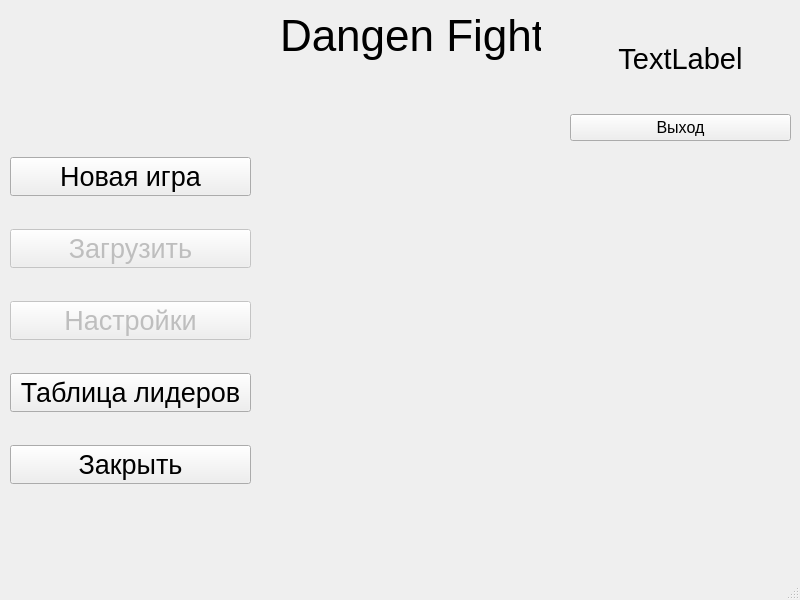
<?xml version="1.0" encoding="UTF-8"?>
<ui version="4.0">
 <class>MainWindow</class>
 <widget class="QMainWindow" name="MainWindow">
  <property name="geometry">
   <rect>
    <x>0</x>
    <y>0</y>
    <width>800</width>
    <height>600</height>
   </rect>
  </property>
  <property name="windowTitle">
   <string>MainWindow</string>
  </property>
  <widget class="QWidget" name="centralwidget">
   <widget class="QWidget" name="verticalLayoutWidget">
    <property name="geometry">
     <rect>
      <x>10</x>
      <y>130</y>
      <width>241</width>
      <height>381</height>
     </rect>
    </property>
    <layout class="QVBoxLayout" name="verticalLayout">
     <item>
      <widget class="QPushButton" name="btn_NewGame">
       <property name="font">
        <font>
         <pointsize>20</pointsize>
        </font>
       </property>
       <property name="text">
        <string>Новая игра</string>
       </property>
      </widget>
     </item>
     <item>
      <widget class="QPushButton" name="btn_Load">
       <property name="enabled">
        <bool>false</bool>
       </property>
       <property name="font">
        <font>
         <pointsize>20</pointsize>
        </font>
       </property>
       <property name="text">
        <string>Загрузить</string>
       </property>
      </widget>
     </item>
     <item>
      <widget class="QPushButton" name="btn_Settings">
       <property name="enabled">
        <bool>false</bool>
       </property>
       <property name="font">
        <font>
         <pointsize>20</pointsize>
        </font>
       </property>
       <property name="text">
        <string>Настройки</string>
       </property>
      </widget>
     </item>
     <item>
      <widget class="QPushButton" name="btn_ScoreBoard">
       <property name="font">
        <font>
         <pointsize>20</pointsize>
        </font>
       </property>
       <property name="text">
        <string>Таблица лидеров</string>
       </property>
      </widget>
     </item>
     <item>
      <widget class="QPushButton" name="btn_Close">
       <property name="font">
        <font>
         <pointsize>20</pointsize>
        </font>
       </property>
       <property name="text">
        <string>Закрыть</string>
       </property>
      </widget>
     </item>
    </layout>
   </widget>
   <widget class="QLabel" name="lbl_GameName">
    <property name="geometry">
     <rect>
      <x>280</x>
      <y>0</y>
      <width>261</width>
      <height>71</height>
     </rect>
    </property>
    <property name="font">
     <font>
      <pointsize>33</pointsize>
     </font>
    </property>
    <property name="text">
     <string>Dangen Fight</string>
    </property>
   </widget>
   <widget class="QWidget" name="gridLayoutWidget">
    <property name="geometry">
     <rect>
      <x>570</x>
      <y>10</y>
      <width>221</width>
      <height>131</height>
     </rect>
    </property>
    <layout class="QGridLayout" name="gridLayout">
     <item row="1" column="0" colspan="2">
      <widget class="QPushButton" name="btn_Exit">
       <property name="font">
        <font>
         <pointsize>12</pointsize>
        </font>
       </property>
       <property name="text">
        <string>Выход</string>
       </property>
      </widget>
     </item>
     <item row="0" column="0" colspan="2">
      <widget class="QLabel" name="lbl_ProfileName">
       <property name="font">
        <font>
         <pointsize>22</pointsize>
        </font>
       </property>
       <property name="text">
        <string>TextLabel</string>
       </property>
       <property name="alignment">
        <set>Qt::AlignCenter</set>
       </property>
      </widget>
     </item>
    </layout>
   </widget>
  </widget>
  <widget class="QMenuBar" name="menubar">
   <property name="geometry">
    <rect>
     <x>0</x>
     <y>0</y>
     <width>800</width>
     <height>21</height>
    </rect>
   </property>
  </widget>
  <widget class="QStatusBar" name="statusbar"/>
 </widget>
 <resources/>
 <connections/>
</ui>
